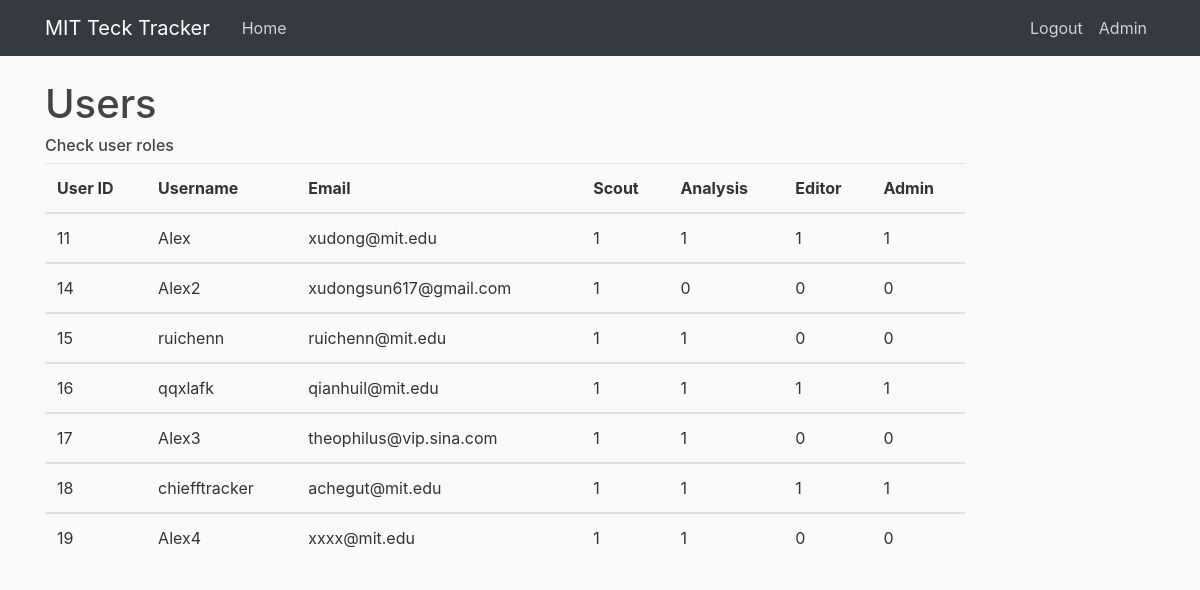
Screenshot of /admin (signed in) with the database file from the repository.
### tables this page shows
CREATE TABLE users (
  user_id integer PRIMARY KEY autoincrement, -- SERIAL PRIMARY KEY,
  username text,
  email text NOT NULL,
  password text NOT NULL,
  can_scout boolean DEFAULT True,
  can_analyse boolean DEFAULT True,
  can_edit boolean DEFAULT False,
  admin boolean DEFAULT False
);

### app.py (the view)
@app.route('/admin')
def admin():
    user = get_current_user()
    if not user:
        return redirect(url_for('login'))
    if user['admin'] == 0:
        flash('You are not an administrator', 'danger')
        return redirect(url_for('home'))
    db = get_db()
    users_cur = db.execute('select user_id, username, email, can_scout, can_analyse, can_edit, admin from users')
    users_results = users_cur.fetchall()
    return render_template('admin.html', user=user, users=users_results)

### app.py (called while the page is built)
def get_current_user():
    user_result = None
    if 'user' in session:
        user_email = session['user']
        db = get_db()
        user_cur = db.execute('select user_id, email, password, can_scout, can_analyse, can_edit, admin from users where email = ?', [user_email])
        user_result = user_cur.fetchone()
    return user_result

### dbTest.py (called while the page is built)
def connect_db(RowMode=True):
    sql = sqlite3.connect(dbpath)
    if RowMode:
        sql.row_factory = sqlite3.Row
    else:
        sql.row_factory = lambda cursor, row: row[0]
    return sql

def get_db():
    if not hasattr(g, 'sqlite3_db'):
        g.sqlite_db = connect_db()
    return g.sqlite_db

### templates/admin.html
{% extends "layout.html" %}
{% from "show_links.html" import show_links %}
{% block nav %}
{{ show_links(user) }}
{% endblock %}
{% block content %}
<div class="page-header">
        <h1>Users</h1>
        <h6>Check user roles</h6>
      </div>
      <div class="row">
        <div class="col-lg-12">
          <table id="example" class="table table-responsive-sm table-hover" style="width:100%">
            <thead>
                <tr>
                    <th>User ID</th>
                    <th>Username</th>
                    <th>Email</th>
                    <th>Scout</th>
                    <th>Analysis</th>
                    <th>Editor</th>
                    <th>Admin</th>
                </tr>
            </thead>
            {% for user in users %}
            <tbody>
                <tr>
                    <td>{{ user['user_id'] }}</td>
                    <td>{{ user['username'] }}</td>
                    <td>{{ user['email'] }}</td>
                    <td>{{ user['can_scout'] }}</td>
                    <td>{{ user['can_analyse'] }}</td>
                    <td>{{ user['can_edit'] }}</td>
                    <td>{{ user['admin'] }}</td>
                </tr>
            </tbody>
            {% endfor %}
        </div>
      </div>
{% endblock %}

### static/main.css (style rules this page uses)
body { background: #fafafa; color: #333333; margin-top: 5rem; }
h1, h2, h3, h4, h5, h6 { color: #444444; }

### rows the page displays
users: user_id "11", username "Alex", email "xudong@mit.edu", can_scout "1", can_analyse "1", can_edit "1", admin "1"
users: user_id "14", username "Alex2", email "xudongsun617@gmail.com", can_scout "1", can_analyse "0", can_edit "0", admin "0"
users: user_id "15", username "ruichenn", email "ruichenn@mit.edu", can_scout "1", can_analyse "1", can_edit "0", admin "0"
users: user_id "16", username "qqxlafk", email "qianhuil@mit.edu", can_scout "1", can_analyse "1", can_edit "1", admin "1"
users: user_id "17", username "Alex3", email "theophilus@vip.sina.com", can_scout "1", can_analyse "1", can_edit "0", admin "0"
users: user_id "18", username "chiefftracker", email "achegut@mit.edu", can_scout "1", can_analyse "1", can_edit "1", admin "1"
users: user_id "19", username "Alex4", email "xxxx@mit.edu", can_scout "1", can_analyse "1", can_edit "0", admin "0"
